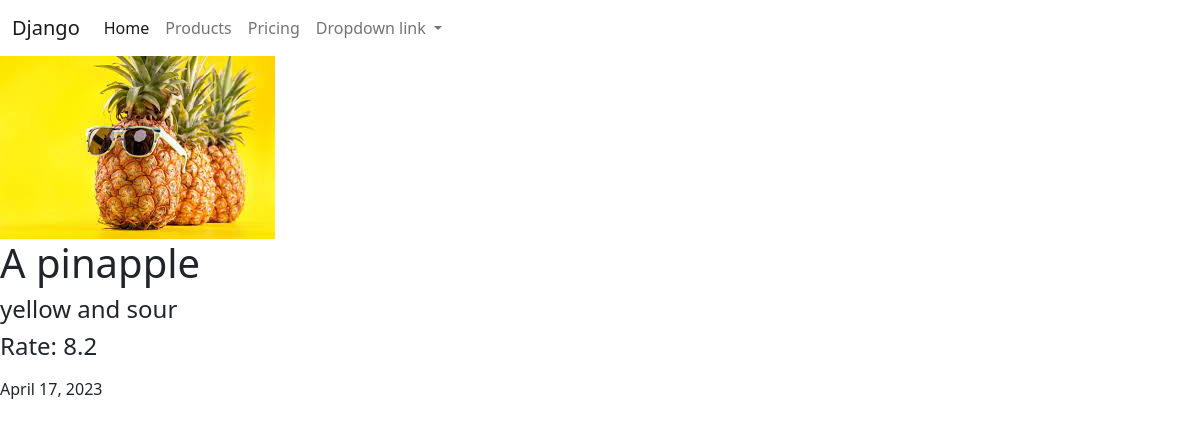
Screenshot of /products/2/ with the database file from the repository.
### posts/models.py (models this page shows, shortened)
class Products(models.Model):
    image = models.ImageField(blank=True, null=True)
    title = models.CharField(max_length=255)
    description = models.TextField()
    rate = models.FloatField()
    create_date = models.DateField(auto_now=True)
    modified_date = models.DateField(auto_now_add=True)

### posts/views.py (the view, shortened to what this page needs)
# urls.py: path('products/<int:id>/', product_detail_view),
def product_detail_view(request, id):
    if request.method == 'GET':
        products = Products.objects.get(id=id)
        context = {
            'product': products,
            'comments': products.comment_set.all(),
            'form': CommentCreateForm
        }
        return render(request, 'products/detail.html', context=context)

### templates/products/detail.html (shortened to what this page needs)
{% extends 'layouts/index.html' %}
{% load static %}
{% block content %}
    <div class="product_block" style="
       .products_block {
             width: 80%;
             margin-left: 10%;
             margin-top: 50px;
         }
         .dates {
             margin-top: 20%;
             display: flex;
             justify-content: space-between;
         }">
        <div class="image">
            {% if product.image %}
                <img style="max-width: 650px" src="/media/{{ product.image }}/" alt="">
            {% else %}
                <img src="{% static 'img.png' %}" alt="">
            {% endif %}
        </div>
        <div class="info">
            <h1>{{ product.title }}</h1>
            <h4>{{ product.description }}</h4>
            <h4>Rate: {{ product.rate }}</h4>
            <div class="dates">
                <p>{{ product.modified_date }}</p>
            </div>
        </div>
    </div>
{% endblock %}

### rows the page displays
Products: image (picture), title "A pinapple", description "yellow and sour", rate "8.2", modified_date "April 17, 2023"
